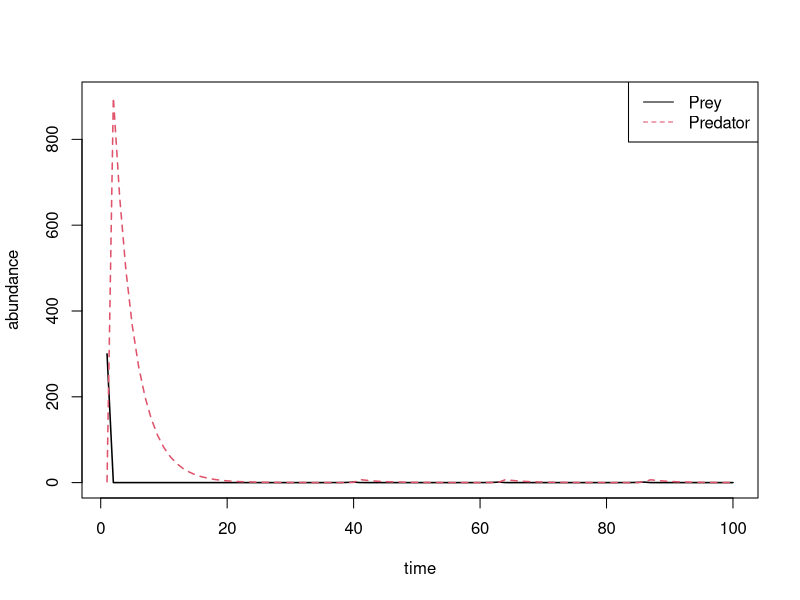

This chart was generated by the following R code:
#lotka Volterra predator prey model

#first create function, containing the derivative equations
pred_prey <- function(t, x, pars){
  N <- x[1]
  P <- x[2]
  r = pars[1]
  C = pars[2]
  B = pars[3]
  d = pars[4]
  
  dprey = r * N - C * P * N
  dpredator = B * P * N - d * P
  list(c(dprey, dpredator))
}

#r = growth rate of prey pop
#N = starting population of prey
#C = attack rate of predator
#P = starting population of predator
#B = birth rate of predator
#d = death rate of predator

#Use the package deSolve to enable the use of ODE solvers to fit parameters
library(deSolve)

  t = seq(from=1, to=100, by=1) #time interval
  x<-c(300, 2)
  #init = c(0.4, 0.2) #inital values
  r = log(3.47) #remember that r=ln(lambda)
  d = 0.3 #quick number pulled from a google search
  C = 1
  B = 4 #average number of chicks per nest box 
  pars = c(r, C, B, d)
  predprey_output <- ode(x, t, pred_prey, pars)
  matplot(predprey_output[,-1], type="l", ylab= "abundance", xlab="time", col=c(1,2), lwd=1.5)
  legend("topright", c("Prey", "Predator"), lty=c(1,2), col=c(1,2))
  
  #par(mfrow=c(1,2))
  #plot(predprey_output[,'time'], predprey_output[,2], col="blue", lwd=2,xlab="Time", ylab="Prey", main="Prey", type="l")
  #grid()
  #plot(predprey_output[,'time'], predprey_output[,3], col="red", lwd=2,xlab="Time", ylab="Predator", main="Predator",type="l")
  #grid()
  
  
